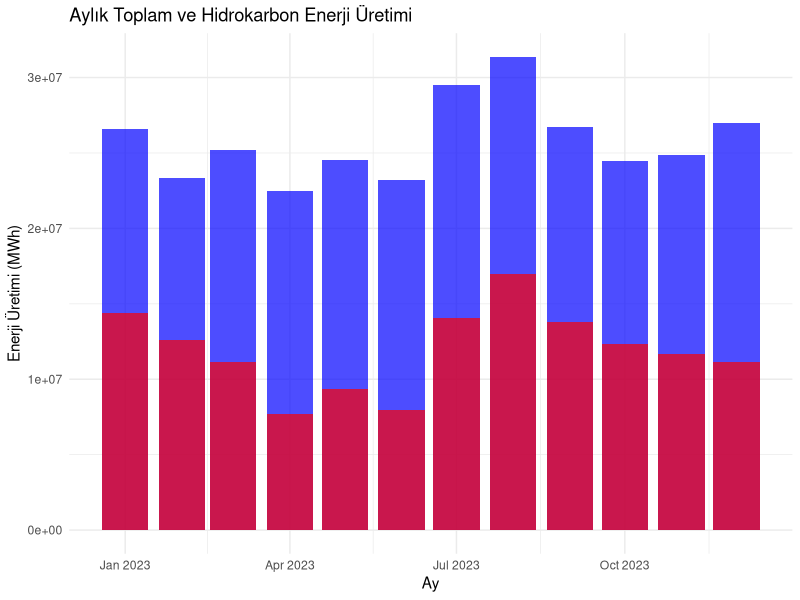
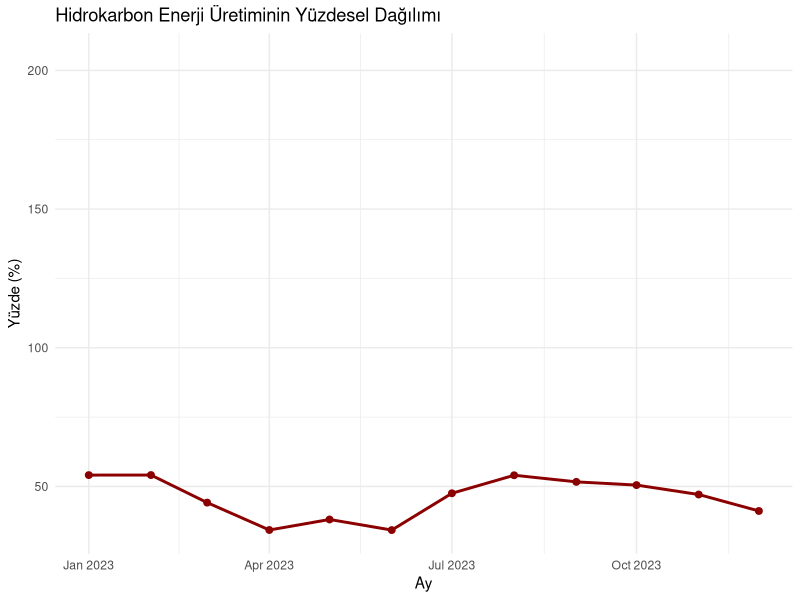

Reproduce these figures in R, in order.
library(tidyverse)
library(lubridate)

# Veriyi yükle
data <- read.csv("ElkUrtm23.csv")

# Tarih formatını düzelt
data$Tarih <- dmy(data$Tarih)

# Aylık toplamları hesapla
monthly_data <- data %>%
  mutate(Ay = floor_date(Tarih, "month")) %>%
  group_by(Ay) %>%
  summarise(
    Toplam = sum(Toplam),
    Hidrokarbon = sum(DogalGaz + IthalKomur + FuelOil + TasKomur),
    .groups = 'drop'
  )

# Yüzdesel dağılımı hesapla
monthly_data$HidrokarbonYuzde = (monthly_data$Hidrokarbon / monthly_data$Toplam) * 100

# Grafik çiz
ggplot(monthly_data, aes(x = Ay)) +
  geom_col(aes(y = Toplam), fill = "blue", alpha = 0.7) +
  geom_col(aes(y = Hidrokarbon), fill = "red", alpha = 0.7) +
  labs(title = "Aylık Toplam ve Hidrokarbon Enerji Üretimi", x = "Ay", y = "Enerji Üretimi (MWh)") +
  theme_minimal()

# Yüzdelik dağılım grafiği
ggplot(monthly_data, aes(x = Ay, y = HidrokarbonYuzde, group = 1)) +
  geom_line(color = "darkred", size = 1) +
  geom_point(color = "darkred", size = 2) +
  labs(title = "Hidrokarbon Enerji Üretiminin Yüzdesel Dağılımı", x = "Ay", y = "Yüzde (%)") +
  theme_minimal()
